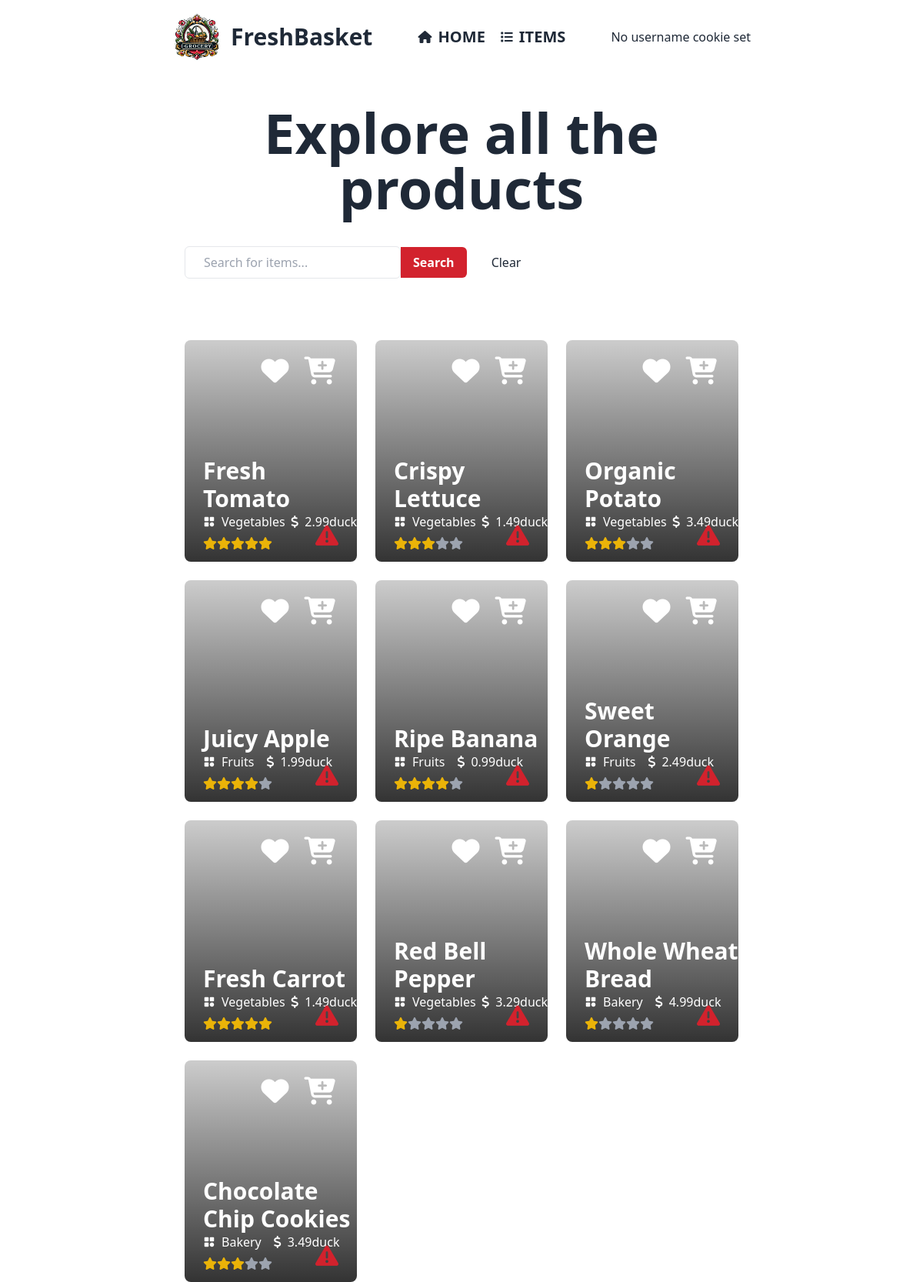
The page /src/allItems3.php on the database its author committed.
### tables this page shows
CREATE TABLE `products` (
  `productId` int(11) NOT NULL,
  `name` varchar(50) NOT NULL,
  `imgurl` varchar(60) DEFAULT NULL,
  `price` decimal(10,2) NOT NULL,
  `ammount` text DEFAULT NULL,
  `publishdate` date NOT NULL,
  `selleremail` varchar(60) DEFAULT NULL,
  `cartcount` int(11) DEFAULT NULL,
  `category` varchar(50) NOT NULL,
  `status` varchar(20) DEFAULT NULL,
  `rating` float DEFAULT NULL,
  `numOfPeople` int(11) DEFAULT 0
);

### src/allItems3.php (the view, shortened to what this page needs)
<!DOCTYPE html>
<html data-theme="light" lang="en" style="scroll-behavior: smooth;">
<head>
    <link href="https://cdn.jsdelivr.net/npm/daisyui@4.7.3/dist/full.min.css" rel="stylesheet" type="text/css" />
    <script src="https://cdn.tailwindcss.com"></script>
</head>
<body>
    <header>
      <?php include 'navbar1.php'; ?>
    </header>
    <main>
        <section class="px-[15rem]">
            <h1 class="text-center text-7xl font-extrabold my-10">
                Explore all the products
            </h1>
            <form method="post" class="my-10 flex items-center">
              <input class="px-6 py-2 rounded-md border border-solid" type="text" name="searchTerm" placeholder="Search for items..." required>
              <button type="submit" class="rounded-r-md px-4 py-2 bg-[#D2222D] text-white font-semibold" name="search">Search</button>
              <button type="reset" class="ml-8" onclick="window.location.href='allItems.php';">Clear</button>
            </form>
            <div class="grid grid-cols-3 gap-6">
              <?php
                require('DBconnect.php');
                $customeremail = $_COOKIE['email'];
                $query = "SELECT * FROM products WHERE status = 'published'";
                $result = mysqli_query($conn, $query);
                if (mysqli_num_rows($result) > 0) {
                  while ($row = mysqli_fetch_assoc($result)) {
                    $productName = $row['name'];
                    $productPrice = $row['price'];
                    $productImage = $row['imgurl'];
                    $productcategory = $row['category'];
                    $productid = $row['productId'];
                    $productRating = (int)$row['rating'];
                ?>
                <div class='w-full h-72 rounded-lg relative' style='background-image: linear-gradient(to top,rgba(0, 0, 0, 0.8), rgba(0, 0, 0, 0.2)),url(<?php echo $productImage?>); background-size: cover; background-repeat: no-repeat;'>
                  <div class='flex items-center absolute top-4 right-6'>
                    <div class="mr-4">
                      <?php
                        $sql = "SELECT * FROM wishlist WHERE productId = '$productid' AND customer_email = '$customeremail'";
                        $wishlistResult = mysqli_query($conn, $sql);
                        if (mysqli_num_rows($wishlistResult) > 0) {
                          ?>
                          <i class="fa-solid fa-heart text-4xl text-[#2aff2a] cursor-pointer"></i>
                      <?php
                        } else {
                          ?>
                          <i onclick="handleWishlist('<?php echo $productid ?>', '<?php echo $customeremail ?>')" class="fa-solid fa-heart text-4xl text-white hover:text-[#FFBF00] cursor-pointer"></i>
                      <?php
                        }
                      ?>
                    </div>
                    <div class="dropdown dropdown-end">
                      <div tabindex="0" role="button" class="m-1"><i class='fa-solid fa-cart-plus text-4xl text-white hover:text-[#FFBF00] hover pointer'></i></div>
                    </div>
                  </div>
                  <div class='flex flex-col justify-start absolute bottom-4 left-6'>
                    <h1 class='text-3xl font-bold text-white'><?php echo $productName?></h1>
                    <div class='flex flex-row items-center mb-2'>
                      <p class='text-white mr-4 flex items-center gap-2'><img class='w-4 h-4' src='../ICON/categories.png'><?php echo $productcategory ?></p>
                      <p class='text-white flex items-center gap-2'><i class='fa-solid fa-dollar-sign'></i><?php echo $productPrice ?>duck</p>
                    </div>
                    <div onclick="document.getElementById('rating_modal_<?php echo $productid; ?>').showModal()" class='flex items-center cursor-pointer'>
                      <?php for ($i = 1; $i <= 5; $i++): ?> <?php if ($i <= $productRating): ?>
                        <i class="fa-solid fa-star text-yellow-500"></i>
                        <?php else: ?>
                          <i class="fa-solid fa-star text-gray-400"></i>
                          <?php endif; ?>
                      <?php endfor; ?>
                     </div>
                  </div>
                  <div class="absolute bottom-4 right-6">
                    <i onclick="document.getElementById('my_modal_1').setAttribute('open', 'true')" class="fa-solid fa-triangle-exclamation text-[#D2222D] text-3xl cursor-pointer"></i>
                  </div>
                </div>
                <?php
                  }
                } else {
                  echo "Oops.....No products found.";
                }
                ?>
            </div>
        </section>
    </main>
</body>
</html>

### rows shown on the page
products: name "Fresh Tomato", category "Vegetables", price "2.99", rating 5 (drawn)
products: name "Crispy Lettuce", category "Vegetables", price "1.49"
products: name "Organic Potato", category "Vegetables", price "3.49"
products: name "Juicy Apple", category "Fruits", price "1.99"
products: name "Ripe Banana", category "Fruits", price "0.99"
products: name "Sweet Orange", category "Fruits", price "2.49"
products: name "Fresh Carrot", category "Vegetables", price "1.49", rating 5 (drawn)
products: name "Red Bell Pepper", category "Vegetables", price "3.29"
products: name "Whole Wheat Bread", category "Bakery", price "4.99"
products: name "Chocolate Chip Cookies", category "Bakery", price "3.49"
